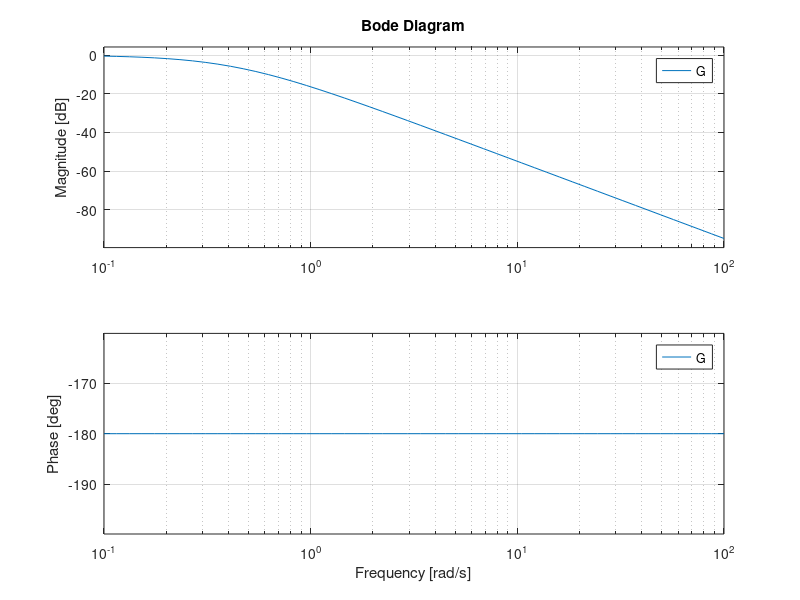

Recreate this plot in MATLAB.
clear;clc;

% For G ;open looped transfer function 
num=[ 0.179 ];
den=[ 1 0 -0.179 ];
G = tf(num,den)
w=logspace(-1,2);
bode(G,w);
[Gm pm wcp wcg]=margin(G)
GmdB=20*log10(Gm)
grid on
